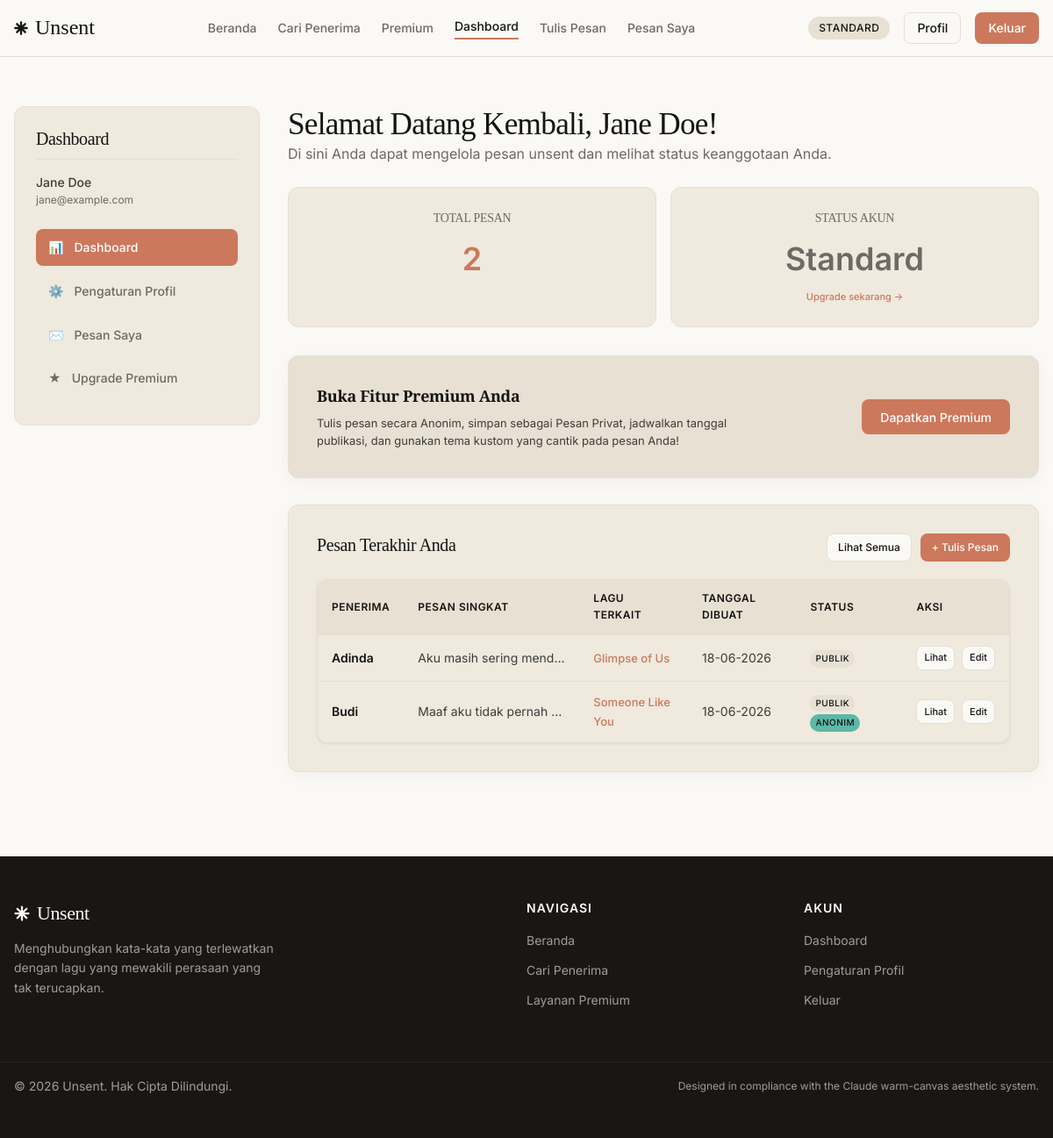
Screenshot of /dashboard_user.php (signed in) with the database file from the repository.
### tables this page shows
CREATE TABLE `messages` (
  `id_message` INT AUTO_INCREMENT PRIMARY KEY,
  `id_user` INT NOT NULL,
  `recipient_name` VARCHAR(100) NOT NULL,
  `message_content` TEXT NOT NULL,
  `id_song` INT NOT NULL,
  `anonymous` TINYINT(1) DEFAULT 0,
  `private_message` TINYINT(1) DEFAULT 0,
  `theme` VARCHAR(50) DEFAULT 'cream',
  `scheduled_date` DATE NULL,
  `created_at` TIMESTAMP DEFAULT CURRENT_TIMESTAMP,
  FOREIGN KEY (`id_user`) REFERENCES `users` (`id_user`) ON DELETE CASCADE,
  FOREIGN KEY (`id_song`) REFERENCES `songs` (`id_song`) ON DELETE RESTRICT
);

CREATE TABLE `songs` (
  `id_song` INT AUTO_INCREMENT PRIMARY KEY,
  `title` VARCHAR(150) NOT NULL,
  `artist` VARCHAR(100) NOT NULL,
  `link` VARCHAR(255) NOT NULL,
  `cover_image` VARCHAR(255) DEFAULT NULL,
  `spotify_url` VARCHAR(255) DEFAULT NULL,
  `created_at` TIMESTAMP DEFAULT CURRENT_TIMESTAMP
);

### includes/config.php (called while the page is built, shortened)
<?php
try {
    $pdo = new PDO("mysql:host=" . DB_HOST . ";dbname=" . DB_NAME . ";charset=utf8mb4", DB_USER, DB_PASS, [
        PDO::ATTR_ERRMODE => PDO::ERRMODE_EXCEPTION,
        PDO::ATTR_DEFAULT_FETCH_MODE => PDO::FETCH_ASSOC,
        PDO::ATTR_EMULATE_PREPARES => false,
    ]);
} catch (PDOException $e) {
    die("Database connection failed: " . $e->getMessage());
}
function sanitize($data) {
    return htmlspecialchars(trim($data), ENT_QUOTES, 'UTF-8');
}
function isLoggedIn() {
    return isset($_SESSION['user_id']);
}
function isPremium() {
    if (isLoggedIn()) {
        global $pdo;
        $stmt = $pdo->prepare("SELECT premium_status, premium_until FROM users WHERE id_user = ?");
        $stmt->execute([$_SESSION['user_id']]);
        $user = $stmt->fetch();
    }
    return false;
}
?>

### dashboard_user.php (the view, shortened to what this page needs)
<?php
require_once __DIR__ . '/includes/config.php';
$user_id = $_SESSION['user_id'];
try {
    $stmt_count = $pdo->prepare("SELECT COUNT(*) FROM messages WHERE id_user = ?");
    $stmt_count->execute([$user_id]);
    $total_messages = $stmt_count->fetchColumn();
    $stmt_msgs = $pdo->prepare("
        SELECT m.*, s.title as song_title, s.artist as song_artist
        FROM messages m
        JOIN songs s ON m.id_song = s.id_song
        WHERE m.id_user = ?
        ORDER BY m.created_at DESC
        LIMIT 5
    ");
    $stmt_msgs->execute([$user_id]);
    $recent_messages = $stmt_msgs->fetchAll();
} catch (PDOException $e) {
    $error = 'Gagal mengambil data dashboard.';
    $total_messages = 0;
    $recent_messages = [];
}
$is_prem = isPremium();
$expiry = getPremiumExpiry();
?>
<?php require_once __DIR__ . '/includes/header.php'; ?>
<div class="dashboard-grid">
  <div class="sidebar-card">
    <h3 style="font-size: 20px; border-bottom: 1px solid var(--color-hairline); padding-bottom: 10px; margin-bottom: 15px;">Dashboard</h3>
    <p style="font-size: 14px; font-weight: 500;"><?php echo sanitize($_SESSION['user_name']); ?></p>
    <p style="font-size: 12px; color: var(--color-muted);"><?php echo sanitize($_SESSION['user_email']); ?></p>
    <ul class="sidebar-menu">
      <li>
        <a href="dashboard_user.php" class="active">
          <span>📊</span> Dashboard
        </a>
      </li>
      <li>
        <a href="profile.php">
          <span>⚙️</span> Pengaturan Profil
        </a>
      </li>
      <li>
        <a href="my_messages.php">
          <span>✉️</span> Pesan Saya
        </a>
      </li>
      <li>
        <a href="premium.php">
          <span>★</span> Upgrade Premium
        </a>
      </li>
    </ul>
  </div>
  <div>
    <h2>Selamat Datang Kembali, <?php echo sanitize($_SESSION['user_name']); ?>!</h2>
    <p style="color: var(--color-muted); margin-bottom: 25px;">Di sini Anda dapat mengelola pesan unsent dan melihat status keanggotaan Anda.</p>
    <div class="stats-grid">
      <div class="stat-card">
        <h4 style="font-size: 14px; color: var(--color-muted); text-transform: uppercase;">Total Pesan</h4>
        <div class="stat-num"><?php echo $total_messages; ?></div>
      </div>
      <div class="stat-card" style="position: relative;">
        <h4 style="font-size: 14px; color: var(--color-muted); text-transform: uppercase;">Status Akun</h4>
        <?php if ($is_prem): ?>
          <div class="stat-num" style="color: var(--color-primary);">Premium</div>
          <span style="font-size: 11px; color: var(--color-muted); display: block; margin-top: 4px;">
            Hingga: <?php echo date('d-m-Y', strtotime($expiry)); ?>
          </span>
        <?php else: ?>
          <div class="stat-num" style="color: var(--color-muted);">Standard</div>
          <a href="premium.php" style="font-size: 11px; font-weight: 500; margin-top: 4px; display: inline-block;">Upgrade sekarang →</a>
        <?php endif; ?>
      </div>
    </div>
    <?php if (!$is_prem): ?>
      <div class="card" style="background-color: var(--color-surface-cream-strong); border: 1px solid var(--color-primary-disabled); margin-bottom: 30px; display: flex; justify-content: space-between; align-items: center; flex-wrap: wrap; gap: 20px;">
        <div style="max-width: 500px;">
          <h4 style="font-size: 18px; font-weight: 600; margin-bottom: 6px;">Buka Fitur Premium Anda</h4>
          <p style="font-size: 13px; color: var(--color-body);">
            Tulis pesan secara Anonim, simpan sebagai Pesan Privat, jadwalkan tanggal publikasi, dan gunakan tema kustom yang cantik pada pesan Anda!
          </p>
        </div>
        <a href="premium.php" class="btn btn-primary">Dapatkan Premium</a>
      </div>
    <?php endif; ?>
    <div class="card" style="background-color: var(--color-surface-card);">
      <div style="display: flex; justify-content: space-between; align-items: baseline; margin-bottom: 20px;">
        <h3 style="font-size: 20px;">Pesan Terakhir Anda</h3>
        <div style="display: flex; gap: 10px;">
          <a href="my_messages.php" class="btn btn-secondary" style="height:32px; padding:4px 12px; font-size:12px;">Lihat Semua</a>
          <a href="create_message.php" class="btn btn-primary" style="height:32px; padding:4px 12px; font-size:12px;">+ Tulis Pesan</a>
        </div>
      </div>
      <?php if (empty($recent_messages)): ?>
        <div style="text-align: center; padding: 30px 10px;">
          <p style="color: var(--color-muted); margin-bottom: 15px;">Anda belum menulis pesan apapun.</p>
          <a href="create_message.php" class="btn btn-primary">Tulis Pesan Pertama Anda</a>
        </div>
      <?php else: ?>
        <div class="table-responsive">
          <table class="data-table">
            <thead>
              <tr>
                <th>Penerima</th>
                <th>Pesan Singkat</th>
                <th>Lagu Terkait</th>
                <th>Tanggal Dibuat</th>
                <th>Status</th>
                <th>Aksi</th>
              </tr>
            </thead>
            <tbody>
              <?php foreach ($recent_messages as $msg): ?>
                <tr>
                  <td style="font-weight: 600; color: var(--color-ink);"><?php echo sanitize($msg['recipient_name']); ?></td>
                  <td style="max-width: 200px; overflow: hidden; text-overflow: ellipsis; white-space: nowrap;">
                    <?php echo sanitize($msg['message_content']); ?>
                  </td>
                  <td>
                    <span style="font-size: 13px; font-weight: 500; color: var(--color-primary);">
                      <?php echo sanitize($msg['song_title']); ?>
                    </span>
                  </td>
                  <td><?php echo date('d-m-Y', strtotime($msg['created_at'])); ?></td>
                  <td>
                    <?php if ($msg['private_message']): ?>
                      <span class="badge badge-dark" style="font-size: 10px; padding: 2px 6px;">Privat</span>
                    <?php else: ?>
                      <span class="badge badge-cream" style="font-size: 10px; padding: 2px 6px;">Publik</span>
                    <?php endif; ?>
                    <?php if ($msg['anonymous']): ?>
                      <span class="badge badge-teal" style="font-size: 10px; padding: 2px 6px;">Anonim</span>
                    <?php endif; ?>
                  </td>
                  <td>
                    <div style="display: flex; gap: 8px;">
                      <a href="view_message.php?id=<?php echo $msg['id_message']; ?>" class="btn btn-secondary" style="height:28px; padding:2px 8px; font-size:11px;" title="Baca Selengkapnya">Lihat</a>
                      <a href="edit_message.php?id=<?php echo $msg['id_message']; ?>" class="btn btn-secondary" style="height:28px; padding:2px 8px; font-size:11px;" title="Ubah Pesan">Edit</a>
                    </div>
                  </td>
                </tr>
              <?php endforeach; ?>
            </tbody>
          </table>
        </div>
      <?php endif; ?>
    </div>
  </div>
</div>
<?php require_once __DIR__ . '/includes/footer.php'; ?>

### rows the page displays
messages: recipient_name "Adinda", message_content "Aku masih sering mend…", id_song.title "Glimpse of Us", created_at "18-06-2026", private_message "PUBLIK"
messages: recipient_name "Budi", message_content "Maaf aku tidak pernah…", id_song.title "Someone Like You", created_at "18-06-2026", private_message "PUBLIK", anonymous "ANONIM", $msg['id_message'] 2 (drawn)

### other values shown
$_SESSION['user_name'] "Jane Doe"
$_SESSION['user_email'] "jane@example.com"
$total_messages "2"
